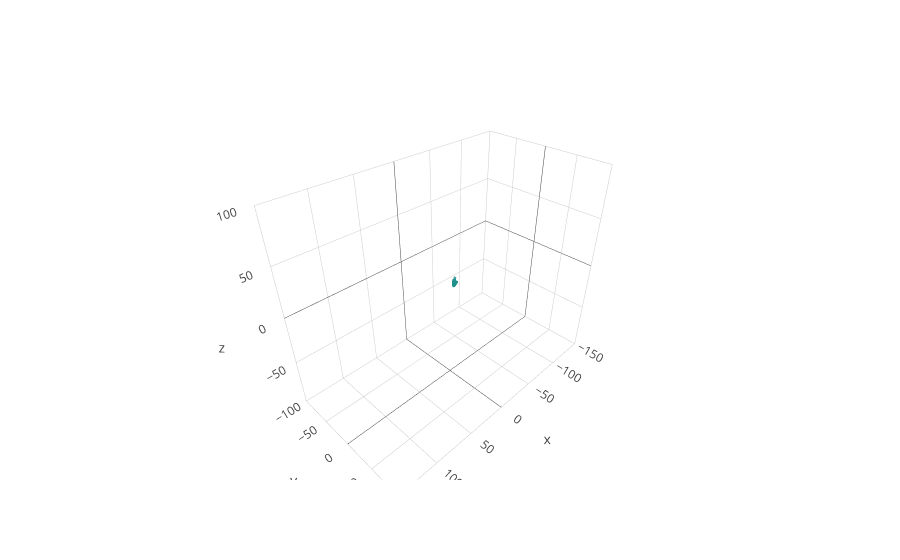

Notebook code cell kept with this figure:
### Code cell
plot_sectors([list_of_valid_density[11]],True)

### Figure 1 — Plotly figure (JSON) as saved in the notebook; plotly's stock layout.template omitted (floating-point values rounded to 4 significant figures; data arrays with more than 128 entries replaced by an {"elided": "..."} marker saying what was removed)
{"data": [{"marker": {"color": {"elided": "655 int values"}, "colorscale": "Viridis", "opacity": 0.8, "size": 1}, "mode": "markers", "type": "scatter3d", "uid": "906f7afd-3c62-43e8-9d2a-4f281f40b2cc", "x": {"elided": "655 float values"}, "y": {"elided": "655 float values"}, "z": {"elided": "655 float values"}}], "layout": {"scene": {"xaxis": {"nticks": 0, "range": [-150, 150]}, "yaxis": {"nticks": 0, "range": [-100, 100]}, "zaxis": {"nticks": 0, "range": [-100, 100]}}}}
